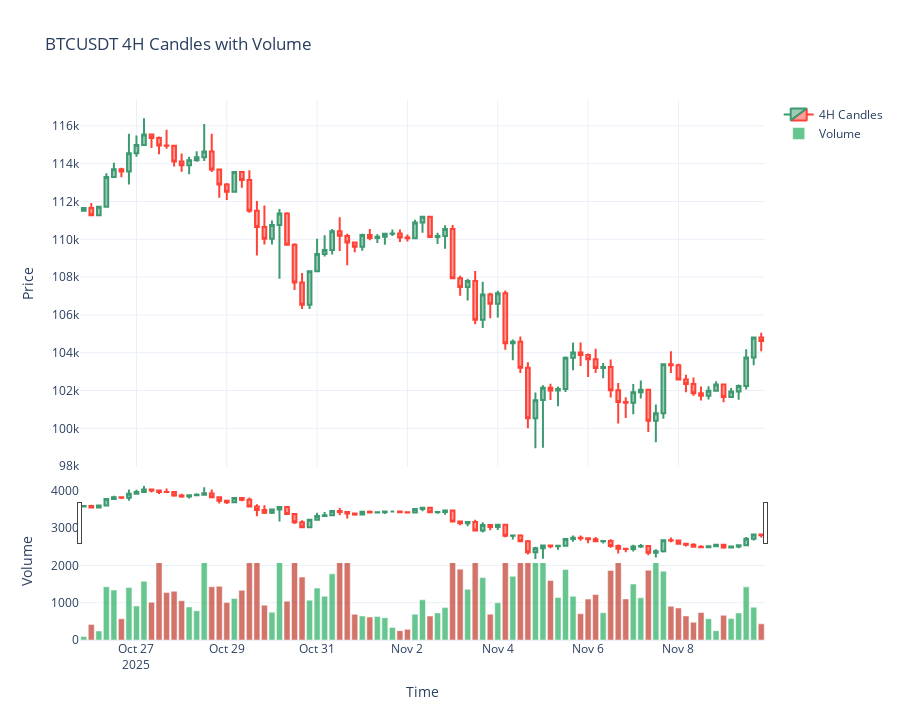

Notebook code cell kept with this figure:
### Code cell
from plotly.subplots import make_subplots
import plotly.graph_objects as go
import pandas as pd

# 假设 ohlcv_15m 已存在，并且 index 是 UTC 时间
htf = data.resample("4H").agg(
    {
        "open": "first",
        "high": "max",
        "low": "min",
        "close": "last",
        "volume": "sum",
    }
).dropna()

fig = make_subplots(rows=2, cols=1, shared_xaxes=True,
                    vertical_spacing=0.03,
                    row_heights=[0.7, 0.3])

fig.add_trace(
    go.Candlestick(
        x=htf.index,
        open=htf["open"],
        high=htf["high"],
        low=htf["low"],
        close=htf["close"],
        name="4H Candles",
    ),
    row=1, col=1,
)

colors = ["rgba(39,174,96,0.7)" if c >= o else "rgba(192,57,43,0.7)"
          for c, o in zip(htf["close"], htf["open"])]
fig.add_trace(
    go.Bar(
        x=htf.index,
        y=htf["volume"],
        marker_color=colors,
        name="Volume",
    ),
    row=2, col=1,
)

fig.update_layout(
    title="BTCUSDT 4H Candles with Volume",
    xaxis2_title="Time",
    yaxis_title="Price",
    yaxis2_title="Volume",
    template="plotly_white",
    height=720,
)

fig.show()
